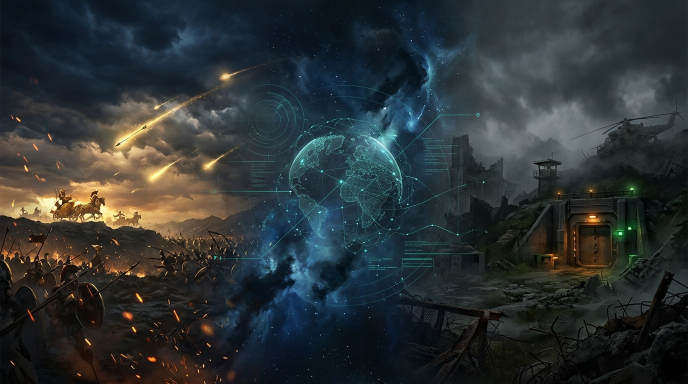
#> input picture channel_branding/assets/raw_art/banner_nexus_raw.jpg, 1376 x 768 px (shown at 1/2 size)
$ python composite_cinematic_branding.py
#> lines starting #> are read from the running program, lines starting #| are printed output that depends on the picture
"""
Pulse Vector — Cinematic YouTube Branding Compositor
Composites the photorealistic AI-generated backgrounds and 3D emblem with
crisp typography, glassmorphic pill badges, and pixel-perfect YouTube Safe-Zone alignment.
"""

import os
import sys
import math
import pathlib
import numpy as np
from PIL import Image, ImageDraw, ImageFont, ImageFilter

if hasattr(sys.stdout, 'reconfigure'):
    sys.stdout.reconfigure(encoding='utf-8')
if hasattr(sys.stderr, 'reconfigure'):
    sys.stderr.reconfigure(encoding='utf-8')

ROOT_DIR = pathlib.Path(__file__).resolve().parent.parent
BRANDING_DIR = pathlib.Path(__file__).resolve().parent
RAW_DIR = BRANDING_DIR / "assets" / "raw_art"
BANNERS_DIR = BRANDING_DIR / "assets" / "banners"
ICONS_DIR = BRANDING_DIR / "assets" / "icons"
FONTS_DIR = ROOT_DIR / "fonts"

BANNERS_DIR.mkdir(parents=True, exist_ok=True)
ICONS_DIR.mkdir(parents=True, exist_ok=True)

def get_font(size: int, bold: bool = True) -> ImageFont.ImageFont:
    candidates = [
        FONTS_DIR / ("Roboto-Bold.ttf" if bold else "Roboto-Regular.ttf"),
        FONTS_DIR / "arialbd.ttf" if bold else FONTS_DIR / "arial.ttf",
        pathlib.Path("C:/Windows/Fonts/segoeuib.ttf") if bold else pathlib.Path("C:/Windows/Fonts/segoeui.ttf"),
        pathlib.Path("C:/Windows/Fonts/arialbd.ttf") if bold else pathlib.Path("C:/Windows/Fonts/arial.ttf"),
    ]
    for c in candidates:
        if c.exists():
            try:
                return ImageFont.truetype(str(c), size)
            except Exception:
                continue
    return ImageFont.load_default()

def draw_pill_badge(draw: ImageDraw.ImageDraw, box: tuple, text: str, font: ImageFont.ImageFont,
                    fill_bg: tuple, border_color: tuple, text_color: tuple = (255, 255, 255)):
    """Draws a refined glassmorphic pill badge with centered label."""
    draw.rounded_rectangle(box, radius=(box[3] - box[1]) // 2, fill=fill_bg, outline=border_color, width=2)
    bbox = font.getbbox(text)
    tw = bbox[2] - bbox[0]
    th = bbox[3] - bbox[1]
    tx = (box[0] + box[2] - tw) // 2
    ty = (box[1] + box[3] - th) // 2 - bbox[1]
    draw.text((tx, ty), text, font=font, fill=text_color)

def draw_pulse_ecg_line(draw: ImageDraw.ImageDraw, start_pt: tuple, end_pt: tuple,
                        color: tuple = (0, 240, 255, 255), width: int = 4):
    """Draws an electric cardiogram / pulse vector line with heartbeat peaks."""
    x0, y0 = start_pt
    x1, y1 = end_pt
    dx = x1 - x0

    points = [
        (x0, y0),
        (x0 + dx * 0.28, y0),
        (x0 + dx * 0.35, y0 - 18),
        (x0 + dx * 0.40, y0 + 16),
        (x0 + dx * 0.48, y0 - 45),   # Major QRS Spike
        (x0 + dx * 0.54, y0 + 35),
        (x0 + dx * 0.60, y0 - 10),
        (x0 + dx * 0.66, y0),
        (x0 + dx * 0.85, y0),
        (x1, y1)
    ]
    draw.line(points, fill=color, width=width, joint="curve")
    draw.ellipse([x1 - 6, y1 - 6, x1 + 6, y1 + 6], fill=(255, 255, 255, 255), outline=color, width=2)

# ---------------------------------------------------------------------------
# 1. Master Multi-Genre Cinematic Banner (2560 x 1440)
# ---------------------------------------------------------------------------
def composite_multigenre_banner(raw_bg_path: pathlib.Path, output_path: pathlib.Path):
    W, H = 2560, 1440
    print(f"Compositing Master Multi-Genre Cinematic Banner ({W}x{H})...")

    with Image.open(raw_bg_path) as bg_raw:
        # Resize/crop to 2560x1440
#> bg_raw is the input picture: PIL image 1376x768 RGB; mean R, G, B 45, 51.2, 52.7
        bg = bg_raw.convert("RGBA").resize((W, H), Image.Resampling.LANCZOS)

    # 1. Soft Dark Vignette in the Center Safe Zone to make typography pop
    vignette = Image.new("RGBA", (W, H), (0, 0, 0, 0))
#> vignette: PIL image 2560x1440 RGBA; every value is 0
    vdraw = ImageDraw.Draw(vignette)
    cx, cy = W // 2, 720

    # Draw dark radial backing behind central text
    for r in range(550, 200, -20):
        alpha = int(140 * (1.0 - (r - 200) / 350))
        vdraw.ellipse([cx - r - 150, cy - r // 2 - 30, cx + r + 150, cy + r // 2 + 30], fill=(5, 10, 20, alpha))
    vignette = vignette.filter(ImageFilter.GaussianBlur(30))
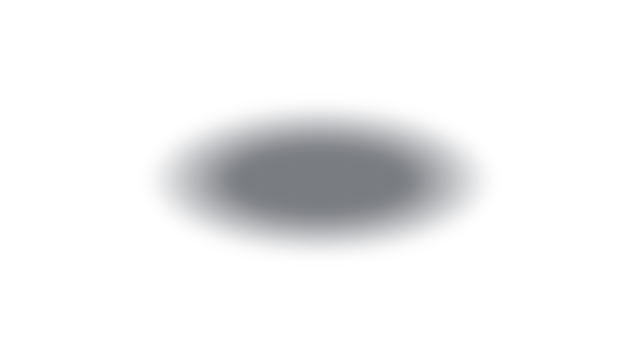
#> vignette: PIL image 2560x1440 RGBA (shown at 1/4 size); mean R, G, B, A 0.9, 1.8, 3.6, 13.5; transparent parts drawn white

    img = Image.alpha_composite(bg, vignette)
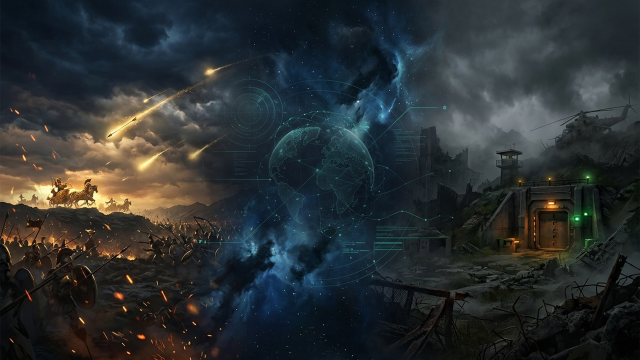
#> img: PIL image 2560x1440 RGBA (shown at 1/4 size); mean R, G, B, A 42.9, 48.2, 49.8, 255
    draw = ImageDraw.Draw(img)

    # 2. Main Title: "PULSE VECTOR"
    font_title = get_font(104, bold=True)
    title_text = "PULSE VECTOR"
    tb = font_title.getbbox(title_text)
    tw = tb[2] - tb[0]
    tx = cx - tw // 2
    ty = cy - 135

    # 3D Shadow Layers
    for off in [(0, 8), (0, 6), (0, 4), (-3, 0), (3, 0)]:
        draw.text((tx + off[0], ty + off[1]), title_text, font=font_title, fill=(0, 0, 0, 230))
    # Glowing Cyan Edge
    for gx in [-3, -2, 2, 3]:
        for gy in [-3, -2, 2, 3]:
            draw.text((tx + gx, ty + gy), title_text, font=font_title, fill=(0, 240, 255, 90))
    # Crisp Pure White Core
    draw.text((tx, ty), title_text, font=font_title, fill=(255, 255, 255, 255))

    # Electric Pulse ECG Line
    ecg_y = ty + 125
    draw_pulse_ecg_line(draw, (cx - 400, ecg_y), (cx + 400, ecg_y), color=(0, 240, 255, 255), width=4)

    # Tagline: "WHERE INTELLECT MEETS ACTION"
    font_sub = get_font(32, bold=True)
    sub_text = "WHERE INTELLECT MEETS ACTION"
    sb = font_sub.getbbox(sub_text)
    sw = sb[2] - sb[0]
    # Shadow + Text
    draw.text((cx - sw // 2 + 2, ecg_y + 24), sub_text, font=font_sub, fill=(0, 0, 0, 220))
    draw.text((cx - sw // 2, ecg_y + 22), sub_text, font=font_sub, fill=(255, 184, 0, 255))

    # 3. Four Glassmorphic Category Badges
    font_pill = get_font(21, bold=True)
    pillars = [
        ("CURRENT AFFAIRS", (0, 240, 255, 45), (0, 240, 255, 230), (220, 248, 255)),
        ("BRAIN TEASERS", (168, 85, 247, 45), (168, 85, 247, 230), (245, 235, 255)),
        ("EPIC MAHABHARAT", (255, 184, 0, 45), (255, 184, 0, 230), (255, 245, 210)),
        ("LDoE SURVIVAL", (16, 185, 129, 45), (16, 185, 129, 230), (215, 255, 235)),
    ]

    pill_w = 265
    pill_h = 44
    pill_gap = 20
    total_w = len(pillars) * pill_w + (len(pillars) - 1) * pill_gap
    start_x = cx - total_w // 2
    pill_y = ecg_y + 78

    for i, (ptext, pbg, pborder, pfont_col) in enumerate(pillars):
        px0 = start_x + i * (pill_w + pill_gap)
        draw_pill_badge(draw, (px0, pill_y, px0 + pill_w, pill_y + pill_h),
                        ptext, font_pill, pbg, pborder, text_color=pfont_col)

    # 4. Footer Line: Handle, Schedule & Subscribe CTA
    font_foot = get_font(21, bold=False)
    foot = "@pulse_vector   •   DAILY SHORTS @ 7:55 AM IST   •   WEEKLY MASTERCLASSES   •   SUBSCRIBE"
    fb = font_foot.getbbox(foot)
    fw = fb[2] - fb[0]
    draw.text((cx - fw // 2 + 2, pill_y + 60), foot, font=font_foot, fill=(0, 0, 0, 220))
    draw.text((cx - fw // 2, pill_y + 58), foot, font=font_foot, fill=(203, 213, 225, 255))

    final_img = img.convert("RGB")
    final_img.save(str(output_path), format="PNG", quality=95)
    print(f"  -> Saved: {output_path} ({output_path.stat().st_size // 1024} KB)")

# ---------------------------------------------------------------------------
# 2. Editorial Geopolitical Intelligence Banner (2560 x 1440)
# ---------------------------------------------------------------------------
def composite_editorial_banner(raw_bg_path: pathlib.Path, output_path: pathlib.Path):
    W, H = 2560, 1440
    print(f"Compositing Editorial Geopolitical Banner ({W}x{H})...")

    with Image.open(raw_bg_path) as bg_raw:
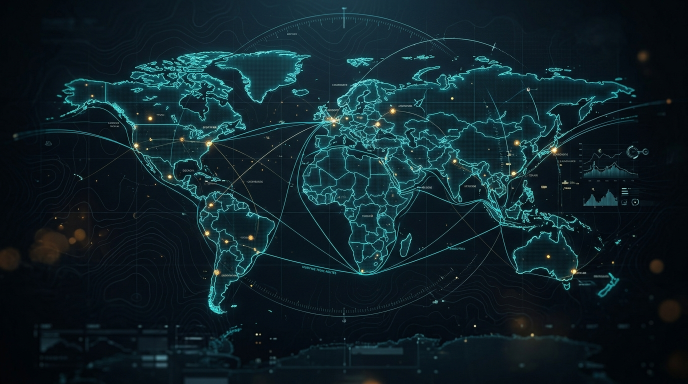
#> input picture channel_branding/assets/raw_art/banner_editorial_raw.jpg, 1376 x 768 px (shown at 1/2 size)
#> bg_raw is the input picture: PIL image 1376x768 RGB; mean R, G, B 14.9, 34.1, 40.7
        bg = bg_raw.convert("RGBA").resize((W, H), Image.Resampling.LANCZOS)

    vignette = Image.new("RGBA", (W, H), (0, 0, 0, 0))
    vdraw = ImageDraw.Draw(vignette)
    cx, cy = W // 2, 720

    for r in range(600, 200, -20):
        alpha = int(150 * (1.0 - (r - 200) / 400))
        vdraw.ellipse([cx - r - 200, cy - r // 2 - 20, cx + r + 200, cy + r // 2 + 20], fill=(8, 14, 28, alpha))
    vignette = vignette.filter(ImageFilter.GaussianBlur(35))
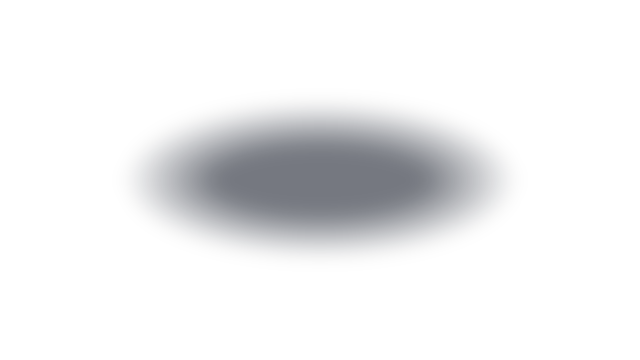
#> vignette: PIL image 2560x1440 RGBA (shown at 1/4 size); mean R, G, B, A 1.7, 3.1, 6.1, 16.7; transparent parts drawn white

    img = Image.alpha_composite(bg, vignette)
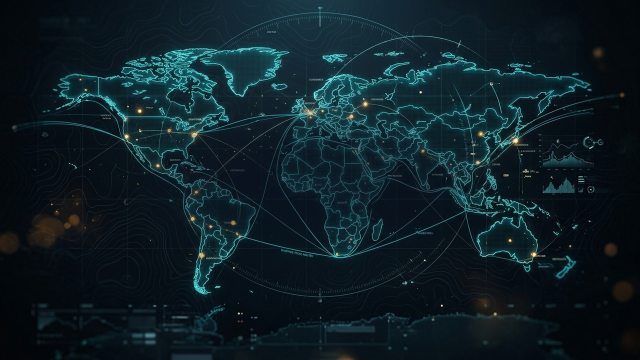
#> img: PIL image 2560x1440 RGBA (shown at 1/4 size); mean R, G, B, A 14, 31.4, 38.5, 255
    draw = ImageDraw.Draw(img)

    # Kicker
    font_kicker = get_font(24, bold=True)
    kicker = "INTELLIGENCE • STRATEGY • COGNITIVE CHALLENGES"
    kb = font_kicker.getbbox(kicker)
    draw.text((cx - (kb[2] - kb[0]) // 2, cy - 145), kicker, font=font_kicker, fill=(255, 184, 0, 255))

    # Bold Clean Title
    font_title = get_font(110, bold=True)
    title_text = "PULSE VECTOR"
    tb = font_title.getbbox(title_text)
    tw = tb[2] - tb[0]
    draw.text((cx - tw // 2 + 3, cy - 100 + 3), title_text, font=font_title, fill=(0, 0, 0, 240))
    draw.text((cx - tw // 2, cy - 100), title_text, font=font_title, fill=(255, 255, 255, 255))

    # Clean Divider Line
    draw.line([(cx - 480, cy + 30), (cx + 480, cy + 30)], fill=(0, 240, 255, 200), width=2)

    # Sub-Pillars
    font_sub = get_font(23, bold=True)
    sub = "GLOBAL CURRENT AFFAIRS  |  BRAIN TEASERS  |  MAHABHARAT  |  LDoE SURVIVAL"
    sb = font_sub.getbbox(sub)
    draw.text((cx - (sb[2] - sb[0]) // 2, cy + 46), sub, font=font_sub, fill=(224, 242, 254, 255))

    # Handle & Schedule
    font_foot = get_font(20, bold=False)
    foot = "@pulse_vector  •  Exam General Awareness, Logical Riddles & Tactical Walkthroughs"
    fb = font_foot.getbbox(foot)
    draw.text((cx - (fb[2] - fb[0]) // 2, cy + 95), foot, font=font_foot, fill=(148, 163, 184, 255))

    final_img = img.convert("RGB")
    final_img.save(str(output_path), format="PNG", quality=95)
    print(f"  -> Saved: {output_path} ({output_path.stat().st_size // 1024} KB)")

# ---------------------------------------------------------------------------
# 3. 3D Titanium & Gold Profile Icons (1024x1024 and 800x800)
# ---------------------------------------------------------------------------
def composite_3d_avatar_icons(raw_avatar_path: pathlib.Path):
    print("Compositing 3D Titanium & Gold Profile Avatars...")
    with Image.open(raw_avatar_path) as av_raw:
        av = av_raw.convert("RGBA").resize((1024, 1024), Image.Resampling.LANCZOS)

    draw = ImageDraw.Draw(av)
    cx, cy = 512, 512
    r_outer = 485

    # Glowing Cyan & Gold Edge Rings on outer circumference
    draw.ellipse([cx - r_outer, cy - r_outer, cx + r_outer, cy + r_outer], outline=(0, 240, 255, 230), width=6)
    draw.ellipse([cx - r_outer + 6, cy - r_outer + 6, cx + r_outer - 6, cy + r_outer - 6], outline=(255, 184, 0, 180), width=3)

    # Master 1024x1024
    master_p = ICONS_DIR / "icon_pulse_vector_3d_master.png"
    av.convert("RGB").save(str(master_p), format="PNG", quality=95)
    print(f"  -> Saved: {master_p} ({master_p.stat().st_size // 1024} KB)")

    # Standard 800x800
    std_p = ICONS_DIR / "icon_pulse_vector_3d_800.png"
    av.resize((800, 800), Image.Resampling.LANCZOS).convert("RGB").save(str(std_p), format="PNG", quality=95)
    print(f"  -> Saved: {std_p} ({std_p.stat().st_size // 1024} KB)")

    # Circular Crop Verification
    crop_canvas = Image.new("RGBA", (1200, 600), (12, 16, 28, 255))
    cdraw = ImageDraw.Draw(crop_canvas)

    f_head = get_font(28, bold=True)
    cdraw.text((50, 40), "YOUTUBE PROFILE AVATAR — 3D TITANIUM CIRCULAR CROP VERIFICATION", font=f_head, fill=(255, 255, 255))

    # Create circular cut
    mask = Image.new("L", (440, 440), 0)
    mdraw = ImageDraw.Draw(mask)
    mdraw.ellipse([0, 0, 440, 440], fill=255)

    av_small = av.resize((440, 440), Image.Resampling.LANCZOS)
    circ = Image.new("RGBA", (440, 440), (0, 0, 0, 0))
    circ.paste(av_small, (0, 0), mask=mask)

    # 1. Dark Theme Preview
    crop_canvas.paste(circ, (120, 100), mask=circ)
    cdraw.ellipse([120, 100, 560, 540], outline=(0, 240, 255, 220), width=3)
    cdraw.text((220, 555), "Dark YouTube Mode", font=get_font(20, bold=True), fill=(203, 213, 225))

    # 2. Light Theme Preview
    cdraw.rectangle([660, 100, 1100, 540], fill=(245, 247, 250, 255))
    crop_canvas.paste(circ, (660, 100), mask=circ)
    cdraw.ellipse([660, 100, 1100, 540], outline=(15, 23, 42, 180), width=3)
    cdraw.text((760, 555), "Light YouTube Mode", font=get_font(20, bold=True), fill=(203, 213, 225))

    crop_p = ICONS_DIR / "icon_circle_crop_preview.png"
    crop_canvas.convert("RGB").save(str(crop_p), format="PNG", quality=95)
    print(f"  -> Saved: {crop_p} ({crop_p.stat().st_size // 1024} KB)")

# ---------------------------------------------------------------------------
# 4. Safe-Zone Overlay Generator
# ---------------------------------------------------------------------------
def generate_safe_zone_overlay(banner_path: pathlib.Path, output_path: pathlib.Path):
    print("Generating Safe-Zone Verification Overlay...")
    with Image.open(banner_path) as base:
        W, H = base.size
        overlay = Image.new("RGBA", (W, H), (0, 0, 0, 0))
        draw = ImageDraw.Draw(overlay)

        sx0, sy0 = 507, 508
        sx1, sy1 = 2053, 931

        # Shading outside Safe Area
        draw.rectangle([0, 0, W, sy0], fill=(0, 0, 0, 120))
        draw.rectangle([0, sy1, W, H], fill=(0, 0, 0, 120))
        draw.rectangle([0, sy0, sx0, sy1], fill=(255, 184, 0, 35))
        draw.rectangle([sx1, sy0, W, sy1], fill=(255, 184, 0, 35))

        draw.rectangle([sx0, sy0, sx1, sy1], outline=(0, 255, 0, 240), width=4)
        draw.rectangle([0, sy0, W, sy1], outline=(0, 200, 255, 180), width=2)

        f = get_font(28, bold=True)
        draw.text((sx0 + 20, sy0 + 15), "MOBILE & DESKTOP UNIVERSAL SAFE ZONE (1546 x 423 px)", font=f, fill=(0, 255, 0, 255))
        draw.text((60, sy0 + 15), "DESKTOP WING", font=get_font(22, bold=True), fill=(255, 184, 0, 255))
        draw.text((sx1 + 40, sy0 + 15), "DESKTOP WING", font=get_font(22, bold=True), fill=(255, 184, 0, 255))
        draw.text((60, 60), "TV ONLY CANVAS (2560 x 1440 px)", font=f, fill=(255, 255, 255, 200))

        comp = Image.alpha_composite(base.convert("RGBA"), overlay)
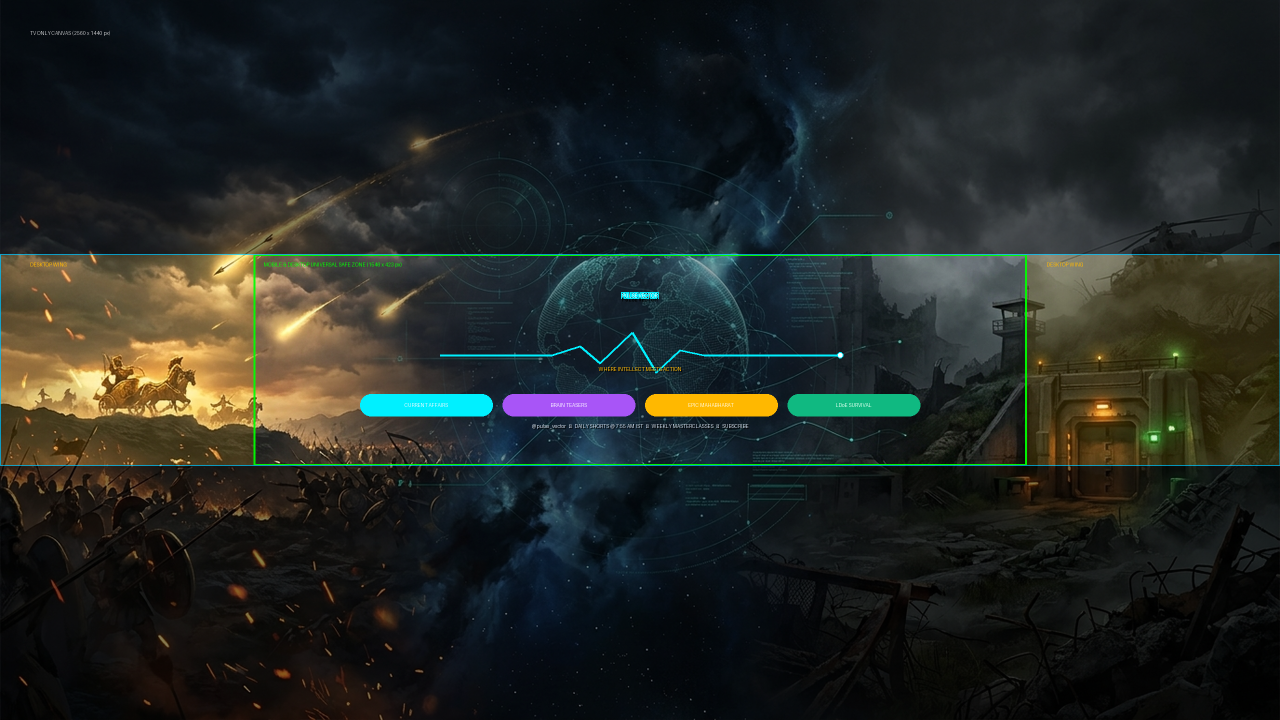
#> comp: PIL image 2560x1440 RGBA (shown at 1/2 size); mean R, G, B, A 34.7, 38.5, 35.1, 255
        comp.convert("RGB").save(str(output_path), format="PNG")
        print(f"  -> Saved: {output_path}")

def main():
    print("=" * 64)
    print("  🚀 PULSE VECTOR — CINEMATIC BRANDING COMPOSITOR")
    print("=" * 64)

    raw_nexus = RAW_DIR / "banner_nexus_raw.jpg"
    raw_editorial = RAW_DIR / "banner_editorial_raw.jpg"
    raw_avatar = RAW_DIR / "avatar_emblem_raw.jpg"

    b_nexus = BANNERS_DIR / "banner_cinematic_multigenre_master.png"
    b_editorial = BANNERS_DIR / "banner_cinematic_editorial_master.png"
    safe_overlay = BANNERS_DIR / "banner_safe_zone_preview.png"

    # Composite Banners
    composite_multigenre_banner(raw_nexus, b_nexus)
    composite_editorial_banner(raw_editorial, b_editorial)
    generate_safe_zone_overlay(b_nexus, safe_overlay)

    # Composite Avatars
    composite_3d_avatar_icons(raw_avatar)

    print("\n✅ All cinematic 2560x1440 banners & 3D icons composited successfully!")

if __name__ == "__main__":
#> (the run stopped early here; a loop or call above may not have finished)
